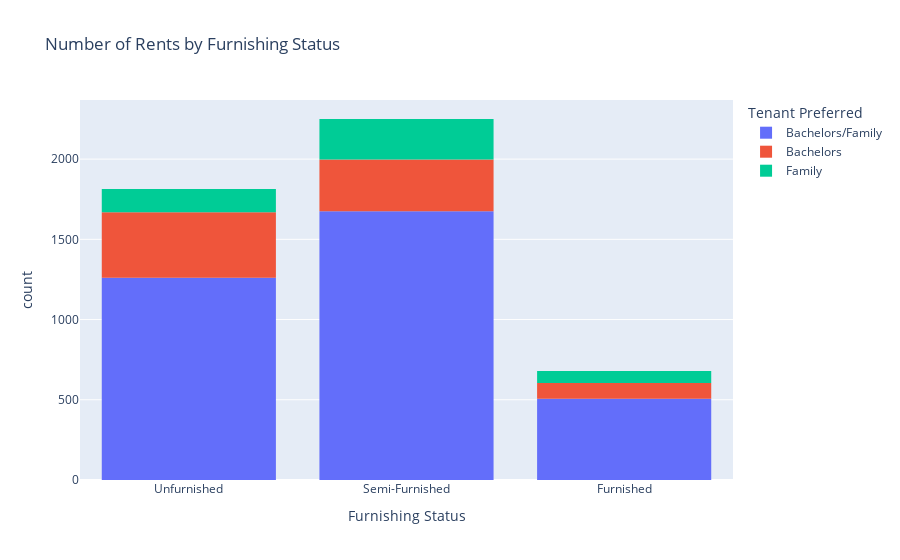

The code cell stored with this chart in its notebook:
### Code cell
fig = px.histogram(df, x = 'Furnishing Status', color = 'Tenant Preferred' ,title = 'Number of Rents by Furnishing Status')
fig.show()

### Figure 1 — Plotly figure (JSON) as saved in the notebook; plotly's stock layout.template omitted (floating-point values rounded to 4 significant figures; data arrays with more than 128 entries replaced by an {"elided": "..."} marker saying what was removed)
{"data": [{"alignmentgroup": "True", "bingroup": "x", "hovertemplate": "Tenant Preferred=Bachelors/Family<br>Furnishing Status=%{x}<br>count=%{y}<extra></extra>", "legendgroup": "Bachelors/Family", "marker": {"color": "#636efa", "pattern": {"shape": ""}}, "name": "Bachelors/Family", "offsetgroup": "Bachelors/Family", "orientation": "v", "showlegend": true, "type": "histogram", "x": {"elided": "3442 str values"}, "xaxis": "x", "yaxis": "y"}, {"alignmentgroup": "True", "bingroup": "x", "hovertemplate": "Tenant Preferred=Bachelors<br>Furnishing Status=%{x}<br>count=%{y}<extra></extra>", "legendgroup": "Bachelors", "marker": {"color": "#EF553B", "pattern": {"shape": ""}}, "name": "Bachelors", "offsetgroup": "Bachelors", "orientation": "v", "showlegend": true, "type": "histogram", "x": {"elided": "829 str values"}, "xaxis": "x", "yaxis": "y"}, {"alignmentgroup": "True", "bingroup": "x", "hovertemplate": "Tenant Preferred=Family<br>Furnishing Status=%{x}<br>count=%{y}<extra></extra>", "legendgroup": "Family", "marker": {"color": "#00cc96", "pattern": {"shape": ""}}, "name": "Family", "offsetgroup": "Family", "orientation": "v", "showlegend": true, "type": "histogram", "x": {"elided": "472 str values"}, "xaxis": "x", "yaxis": "y"}], "layout": {"barmode": "relative", "legend": {"title": {"text": "Tenant Preferred"}, "tracegroupgap": 0}, "title": {"text": "Number of Rents by Furnishing Status"}, "xaxis": {"anchor": "y", "domain": [0, 1], "title": {"text": "Furnishing Status"}}, "yaxis": {"anchor": "x", "domain": [0, 1], "title": {"text": "count"}}}}
